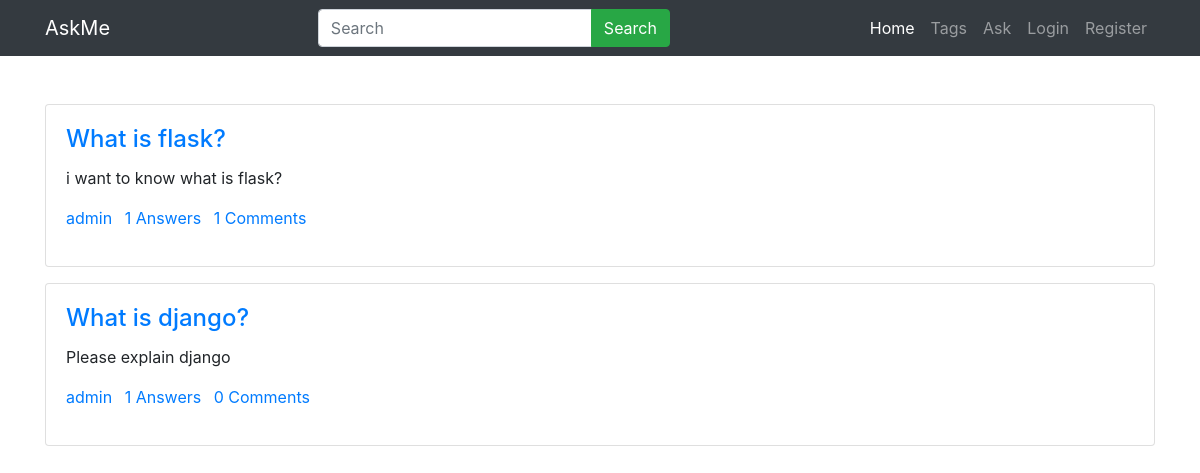
Page /tag/python on the committed database.
### main/models.py (models this page shows, shortened)
class Question(models.Model):
    user=models.ForeignKey(CustomUser,on_delete=models.CASCADE)
    title=models.CharField(max_length=300)
    detail=models.TextField()
    tags=models.TextField(default='')
    add_time=models.DateTimeField(auto_now_add=True)

class CustomUser(AbstractUser):
    bio=models.TextField()
    location=models.CharField(max_length=200)

### main/views.py (the view)
# urls.py: path('tag/<str:tag>',views.tag,name='tag'),
def tag(request,tag):
    quests=Question.objects.annotate(total_comments=Count('answer__comment')).filter(tags__icontains=tag).order_by('-id')
    paginator=Paginator(quests,10)
    page_num=request.GET.get('page',1)
    quests=paginator.page(page_num)
    return render(request,'tag.html',{'quests':quests,'tag':tag})

### main/templates/tag.html (shortened to what this page needs)
{% extends 'base.html' %}
{% load static %}
{% load humanize %}
{% block content %}
    <div class="container py-5">
        {% for quest in quests %}
        <div class="card mb-3">
            <div class="card-body">
                <h4 class="card-title"><a href="/detail/{{quest.id}}">{{quest.title}}</a></h4>
                <p class="card-text">{{quest.detail}}</p>
                <p>
                    <a href="#" class="mr-2">{{quest.user.username}}</a>
                    <a href="#" class="mr-2">{{quest.answer_set.count}} Answers</a>
                    <a href="#" class="mr-2">{{quest.total_comments}} Comments</a>
                </p>
            </div>
        </div>
        {% endfor %}
    </div>
{% endblock %}

### rows in the picture
Question: title "What is flask?", detail "i want to know what is flask?", user.username "admin", answer_set.count "1", total_comments "1"
Question: title "What is django?", detail "Please explain django", user.username "admin", answer_set.count "1", total_comments "0"
